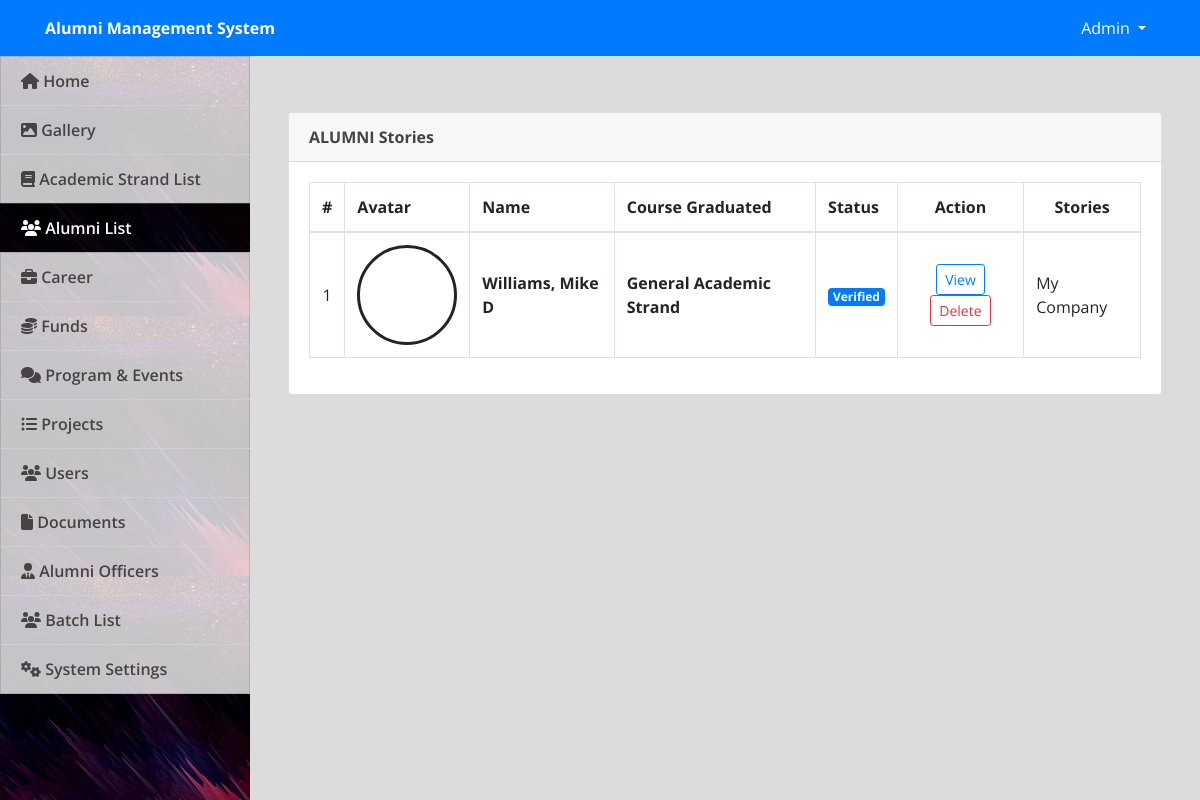
The page /admin/index.php?page=alumni (signed in) on the database as committed earlier.
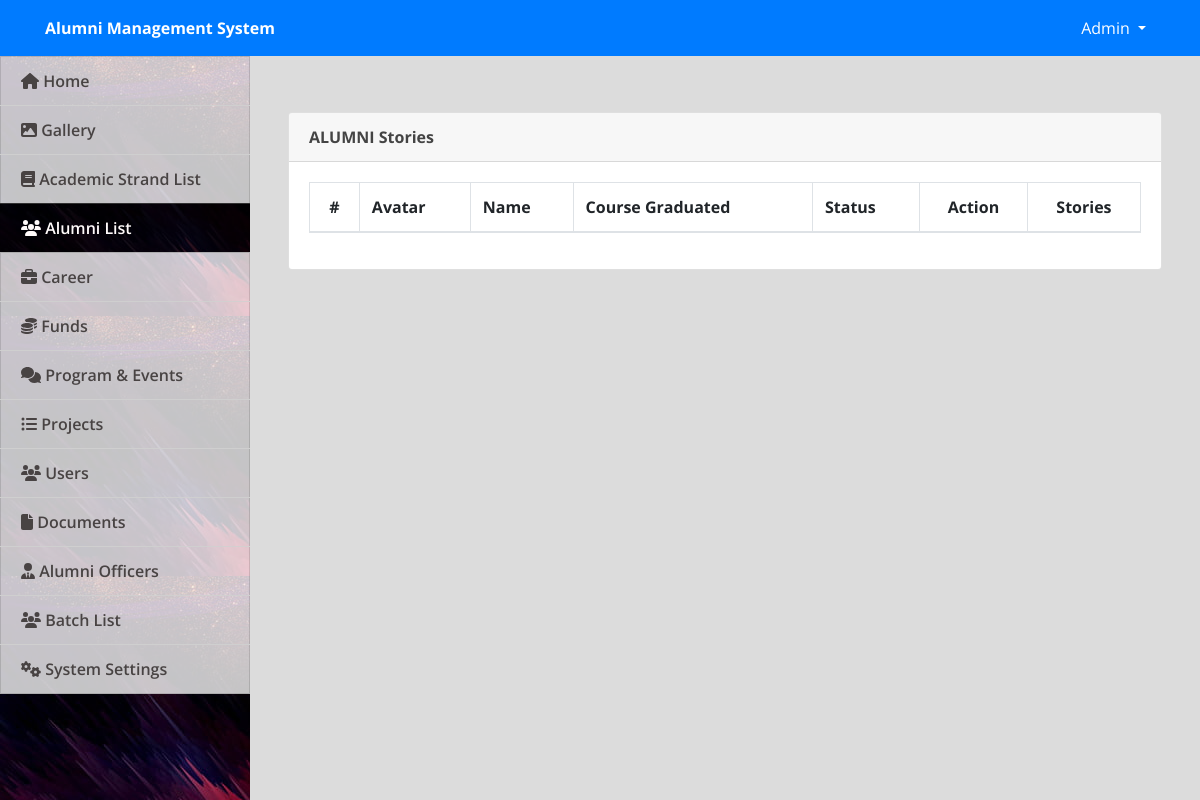
The same page on the database as committed later.
### tables this page shows
CREATE TABLE `alumnus_bio` (
  `id` int(30) NOT NULL,
  `firstname` varchar(200) NOT NULL,
  `middlename` varchar(200) NOT NULL,
  `lastname` varchar(200) NOT NULL,
  `gender` varchar(10) NOT NULL,
  `address` varchar(200) NOT NULL,
  `contact_no` varchar(200) NOT NULL,
  `employment_status` varchar(200) NOT NULL,
  `batch` year(4) NOT NULL,
  `course_id` int(30) NOT NULL,
  `email` varchar(250) NOT NULL,
  `connected_to` text NOT NULL,
  `avatar` text NOT NULL,
  `status` tinyint(1) NOT NULL DEFAULT 0 COMMENT '0= Unverified, 1= Verified',
  `date_created` date NOT NULL DEFAULT current_timestamp()
);

CREATE TABLE `courses` (
  `id` int(30) NOT NULL,
  `course` text NOT NULL,
  `about` text NOT NULL
);

### admin/alumni.php (the view, shortened to what this page needs)
<?php include('db_connect.php'); ?>
<div class="container-fluid">
	<div class="col-lg-12">
		<div class="row">
			<div class="col-md-12">
				<div class="card">
					<div class="card-header">
						<b>ALUMNI Stories</b>
					</div>
					<div class="card-body">
						<table class="table table-condensed table-bordered table-hover">
							<thead>
								<tr>
									<th class="text-center">#</th>
									<th class="">Avatar</th>
									<th class="">Name</th>
									<th class="">Course Graduated</th>
									<th class="">Status</th>
									<th class="text-center">Action</th>
									<th class="text-center">Stories</th>
								</tr>
							</thead>
							<tbody>
								<?php
								$i = 1;
								$alumni = $conn->query("SELECT a.*,c.course,Concat(a.lastname,', ',a.firstname,' ',a.middlename) as name from alumnus_bio a inner join courses c on c.id = a.course_id order by Concat(a.lastname,', ',a.firstname,' ',a.middlename) asc");
								while ($row = $alumni->fetch_assoc()) :
								?>
									<tr>
										<td class="text-center"><?php echo $i++ ?></td>
										<td class="text-center">
											<div class="avatar">
											</div>
										</td>
										<td class="">
											<p> <b><?php echo ucwords($row['name']) ?></b></p>
										</td>
										<td class="">
											<p> <b><?php echo $row['course'] ?></b></p>
										</td>
										<td class="text-center">
											<?php if ($row['status'] == 1) : ?>
												<span class="badge badge-primary">Verified</span>
											<?php else : ?>
												<span class="badge badge-secondary">Not Verified</span>
											<?php endif; ?>
										</td>
										<td class="text-center">
											<button class="btn btn-sm btn-outline-primary view_alumni" type="button" data-id="<?php echo $row['id'] ?>">View</button>
											<button class="btn btn-sm btn-outline-danger delete_alumni" type="button" data-id="<?php echo $row['id'] ?>">Delete</button>
										</td>
										<td><?php echo $row['connected_to'] ?></td>
									</tr>
								<?php endwhile; ?>
							</tbody>
						</table>
					</div>
				</div>
			</div>
		</div>
	</div>
</div>

Rows that differ between the two databases and show on the page:
removed alumnus_bio: name "Williams, Mike D", course.course "General Academic Strand", status "Verified", connected_to "My Company"
